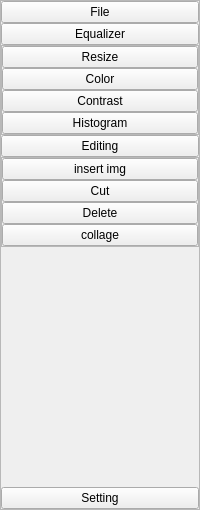
          <widget class="QFrame" name="frame_11">
           <property name="styleSheet">
            <string notr="true">#frame_11 QPushButton:hover {
		background-color: rgba( 86, 101, 115, 0.5);
	}</string>
           </property>
           <property name="frameShape">
            <enum>QFrame::StyledPanel</enum>
           </property>
           <property name="frameShadow">
            <enum>QFrame::Raised</enum>
           </property>
           <layout class="QVBoxLayout" name="verticalLayout_9">
            <property name="spacing">
             <number>0</number>
            </property>
            <property name="leftMargin">
             <number>0</number>
            </property>
            <property name="topMargin">
             <number>0</number>
            </property>
            <property name="rightMargin">
             <number>0</number>
            </property>
            <property name="bottomMargin">
             <number>0</number>
            </property>
            <item>
             <layout class="QVBoxLayout" name="verticalLayout_5">
              <item>
               <widget class="QPushButton" name="file_btn_full">
                <property name="text">
                 <string>File</string>
                </property>
                <property name="icon">
                 <iconset resource="../resources/image.qrc">
                  <normaloff>:/icon/png-24.png</normaloff>:/icon/png-24.png</iconset>
                </property>
                <property name="iconSize">
                 <size>
                  <width>24</width>
                  <height>24</height>
                 </size>
                </property>
                <property name="checkable">
                 <bool>true</bool>
                </property>
                <property name="autoExclusive">
                 <bool>true</bool>
                </property>
               </widget>
              </item>
              <item>
               <widget class="QPushButton" name="Equalizer_btn_full">
                <property name="text">
                 <string>Equalizer</string>
                </property>
                <property name="icon">
                 <iconset resource="../resources/image.qrc">
                  <normaloff>:/icon/equalizer.png</normaloff>:/icon/equalizer.png</iconset>
                </property>
                <property name="iconSize">
                 <size>
                  <width>24</width>
                  <height>24</height>
                 </size>
                </property>
                <property name="checkable">
                 <bool>true</bool>
                </property>
                <property name="autoExclusive">
                 <bool>true</bool>
                </property>
               </widget>
              </item>
              <item>
               <widget class="QFrame" name="equalizer_frame">
                <property name="frameShape">
                 <enum>QFrame::StyledPanel</enum>
                </property>
                <property name="frameShadow">
                 <enum>QFrame::Raised</enum>
                </property>
                <layout class="QVBoxLayout" name="verticalLayout_6">
                 <property name="spacing">
                  <number>0</number>
                 </property>
                 <property name="leftMargin">
                  <number>0</number>
                 </property>
                 <property name="topMargin">
                  <number>0</number>
                 </property>
                 <property name="rightMargin">
                  <number>0</number>
                 </property>
                 <property name="bottomMargin">
                  <number>0</number>
                 </property>
                 <item>
                  <widget class="QPushButton" name="Resize_btn_full">
                   <property name="text">
                    <string>Resize</string>
                   </property>
                   <property name="icon">
                    <iconset resource="../resources/image.qrc">
                     <normaloff>:/icon/increase.png</normaloff>:/icon/increase.png</iconset>
                   </property>
                   <property name="iconSize">
                    <size>
                     <width>24</width>
                     <height>24</height>
                    </size>
                   </property>
                   <property name="checkable">
                    <bool>true</bool>
                   </property>
                   <property name="autoExclusive">
                    <bool>true</bool>
                   </property>
                  </widget>
                 </item>
                 <item>
                  <widget class="QPushButton" name="Color_btn_full">
                   <property name="text">
                    <string>Color</string>
                   </property>
                   <property name="icon">
                    <iconset resource="../resources/image.qrc">
                     <normaloff>:/icon/colors.png</normaloff>:/icon/colors.png</iconset>
                   </property>
                   <property name="iconSize">
                    <size>
                     <width>24</width>
                     <height>24</height>
                    </size>
                   </property>
                   <property name="checkable">
                    <bool>true</bool>
                   </property>
                   <property name="autoExclusive">
                    <bool>true</bool>
                   </property>
                  </widget>
                 </item>
                 <item>
                  <widget class="QPushButton" name="Contrast_btn_full">
                   <property name="text">
                    <string>Contrast</string>
                   </property>
                   <property name="icon">
                    <iconset resource="../resources/image.qrc">
                     <normaloff>:/icon/contrast-24 (1).png</normaloff>:/icon/contrast-24 (1).png</iconset>
                   </property>
                   <property name="iconSize">
                    <size>
                     <width>25</width>
                     <height>25</height>
                    </size>
                   </property>
                   <property name="checkable">
                    <bool>true</bool>
                   </property>
                   <property name="autoExclusive">
                    <bool>true</bool>
                   </property>
                  </widget>
                 </item>
                 <item>
                  <widget class="QPushButton" name="Histogram_btn_full">
                   <property name="text">
                    <string>Histogram</string>
                   </property>
                   <property name="icon">
                    <iconset resource="../resources/image.qrc">
                     <normaloff>:/icon/histogram.png</normaloff>:/icon/histogram.png</iconset>
                   </property>
                   <property name="iconSize">
                    <size>
                     <width>24</width>
                     <height>24</height>
                    </size>
                   </property>
                   <property name="checkable">
                    <bool>true</bool>
                   </property>
                   <property name="autoExclusive">
                    <bool>true</bool>
                   </property>
                  </widget>
                 </item>
                </layout>
               </widget>
              </item>
              <item>
               <widget class="QPushButton" name="Editting_btn_full">
                <property name="text">
                 <string>Editing</string>
                </property>
                <property name="icon">
                 <iconset resource="../resources/image.qrc">
                  <normaloff>:/icon/edit-image-24.png</normaloff>:/icon/edit-image-24.png</iconset>
                </property>
                <property name="iconSize">
                 <size>
                  <width>24</width>
                  <height>24</height>
                 </size>
                </property>
                <property name="checkable">
                 <bool>true</bool>
                </property>
                <property name="autoExclusive">
                 <bool>true</bool>
                </property>
               </widget>
              </item>
              <item>
               <widget class="QFrame" name="editing_frame">
                <property name="frameShape">
                 <enum>QFrame::StyledPanel</enum>
                </property>
                <property name="frameShadow">
                 <enum>QFrame::Raised</enum>
                </property>
                <layout class="QVBoxLayout" name="verticalLayout_7">
                 <property name="spacing">
                  <number>0</number>
                 </property>
                 <property name="leftMargin">
                  <number>0</number>
                 </property>
                 <property name="topMargin">
                  <number>0</number>
                 </property>
                 <property name="rightMargin">
                  <number>0</number>
                 </property>
                 <property name="bottomMargin">
                  <number>0</number>
                 </property>
                 <item>
                  <widget class="QPushButton" name="insertimg_btn_full">
                   <property name="text">
                    <string>insert img</string>
                   </property>
                   <property name="icon">
                    <iconset resource="../resources/image.qrc">
                     <normaloff>:/icon/image.png</normaloff>:/icon/image.png</iconset>
                   </property>
                   <property name="iconSize">
                    <size>
                     <width>24</width>
                     <height>24</height>
                    </size>
                   </property>
                   <property name="checkable">
                    <bool>true</bool>
                   </property>
                   <property name="autoExclusive">
                    <bool>true</bool>
                   </property>
                  </widget>
                 </item>
                 <item>
                  <widget class="QPushButton" name="Cut_btn_full">
                   <property name="text">
                    <string>Cut</string>
                   </property>
                   <property name="icon">
                    <iconset resource="../resources/image.qrc">
                     <normaloff>:/icon/crop.png</normaloff>:/icon/crop.png</iconset>
                   </property>
                   <property name="iconSize">
                    <size>
                     <width>24</width>
                     <height>24</height>
                    </size>
                   </property>
                   <property name="checkable">
                    <bool>true</bool>
                   </property>
                   <property name="autoExclusive">
                    <bool>true</bool>
                   </property>
                  </widget>
                 </item>
                 <item>
                  <widget class="QPushButton" name="Delate_btn_full">
                   <property name="styleSheet">
                    <string notr="true"/>
                   </property>
                   <property name="text">
                    <string>Delete</string>
                   </property>
                   <property name="icon">
                    <iconset resource="../resources/image.qrc">
                     <normaloff>:/icon/user.png</normaloff>:/icon/user.png</iconset>
                   </property>
                   <property name="iconSize">
                    <size>
                     <width>24</width>
                     <height>24</height>
                    </size>
                   </property>
                   <property name="checkable">
                    <bool>true</bool>
                   </property>
                   <property name="autoExclusive">
                    <bool>true</bool>
                   </property>
                  </widget>
                 </item>
                 <item>
                  <widget class="QPushButton" name="collage_btn_full">
                   <property name="text">
                    <string>collage</string>
                   </property>
                   <property name="icon">
                    <iconset resource="../resources/image.qrc">
                     <normaloff>:/icon/collage.png</normaloff>:/icon/collage.png</iconset>
                   </property>
                   <property name="iconSize">
                    <size>
                     <width>24</width>
                     <height>24</height>
                    </size>
                   </property>
                   <property name="checkable">
                    <bool>true</bool>
                   </property>
                   <property name="autoExclusive">
                    <bool>true</bool>
                   </property>
                  </widget>
                 </item>
                </layout>
               </widget>
              </item>
             </layout>
            </item>
            <item>
             <spacer name="verticalSpacer_3">
              <property name="orientation">
               <enum>Qt::Vertical</enum>
              </property>
              <property name="sizeHint" stdset="0">
               <size>
                <width>20</width>
                <height>120</height>
               </size>
              </property>
             </spacer>
            </item>
            <item>
             <spacer name="verticalSpacer_2">
              <property name="orientation">
               <enum>Qt::Vertical</enum>
              </property>
              <property name="sizeHint" stdset="0">
               <size>
                <width>17</width>
                <height>120</height>
               </size>
              </property>
             </spacer>
            </item>
            <item>
             <widget class="QPushButton" name="Setting_btn_full">
              <property name="text">
               <string>Setting</string>
              </property>
              <property name="icon">
               <iconset resource="../resources/image.qrc">
                <normaloff>:/icon/setting.png</normaloff>:/icon/setting.png</iconset>
              </property>
              <property name="iconSize">
               <size>
                <width>24</width>
                <height>24</height>
               </size>
              </property>
             </widget>
            </item>
           </layout>
          </widget>
